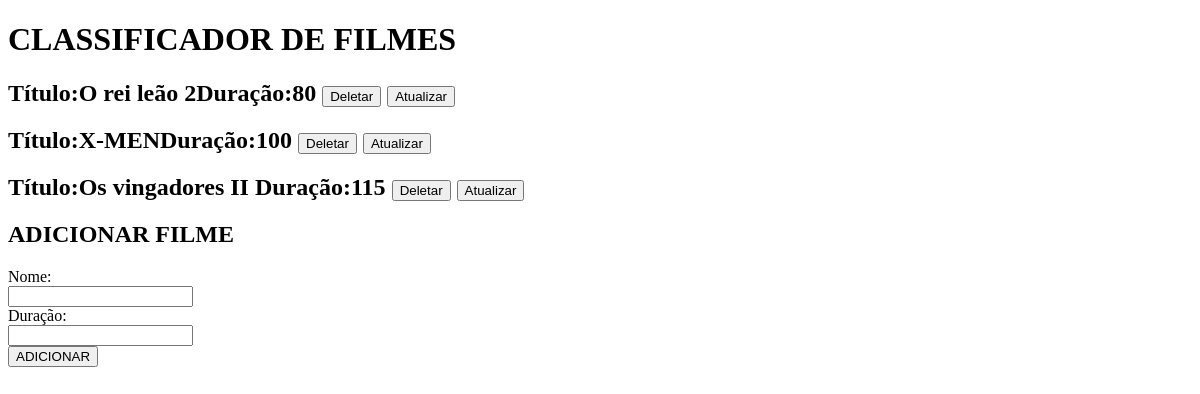
Before: / with the older database file.
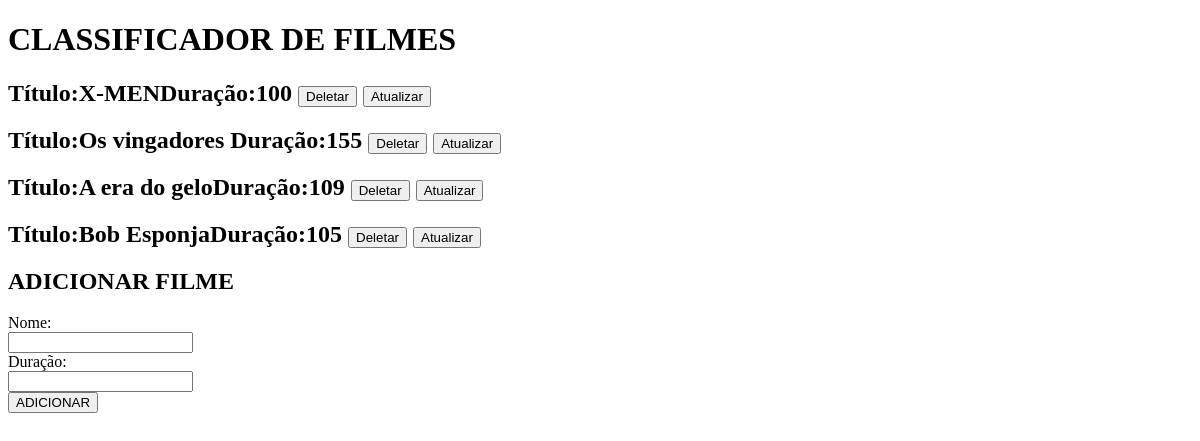
After: the same page with the newer database file.
### list/models.py (models this page shows, shortened)
class Movie(models.Model):
    name = models.CharField(max_length=100)
    duration = models.IntegerField()

### list/views.py (the view)
# urls.py: path('', views.index, name='index'),
def index(request):
    movie = Movie.objects.all()
    genre = Genre.objects.all()
    genremovie = GenreMovie.objects.all()
    context = {'movie':movie,
        'genre':genre,
        'genremovie':genremovie,
               }
    return render(request, 'index.html', context)

### list/templates/index.html (shortened to what this page needs)
<!DOCTYPE html>
<html lang="pt-br">
<head>
</head>
<body>
    <h1>CLASSIFICADOR DE FILMES </h1>
{%for movie in movie %}
    <h2>Título:{{movie.name}}Duração:{{movie.duration}}
        <a href="/deleteMovie/{{movie.id}}/"><button>Deletar</button></a>
        <a href="/update/{{movie.id}}/"><button>Atualizar</button></a>
    </h2>
    {%endfor%}
    <h2> ADICIONAR FILME </h2>
    <form action="/addMovie/" method="POST">
        <label for="fname">Nome:</label><br>
        <input type="text" id="fname" name="fname"><br>
        <label for="fduration">Duração:</label><br>
        <input type="text" id="fduration" name="fduration"><br>
        <input type="submit" value="ADICIONAR">
      </form>
</body>
</html>

Changed rows visible on the page:
removed Movie: name "O rei leão 2", duration "80"
changed Movie: name "Os vingadores II" → "Os vingadores"; duration "115" → "155"
added Movie: name "A era do gelo", duration "109"
added Movie: name "Bob Esponja", duration "105"
